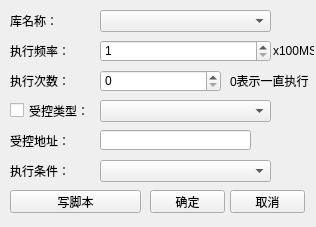
<?xml version="1.0" encoding="UTF-8"?>
<ui version="4.0">
 <class>scriptFun</class>
 <widget class="QDialog" name="scriptFun">
  <property name="geometry">
   <rect>
    <x>0</x>
    <y>0</y>
    <width>316</width>
    <height>227</height>
   </rect>
  </property>
  <property name="windowTitle">
   <string>Dialog</string>
  </property>
  <widget class="QLabel" name="label">
   <property name="geometry">
    <rect>
     <x>10</x>
     <y>10</y>
     <width>81</width>
     <height>21</height>
    </rect>
   </property>
   <property name="text">
    <string>库名称：</string>
   </property>
  </widget>
  <widget class="QComboBox" name="comboBox_name">
   <property name="geometry">
    <rect>
     <x>100</x>
     <y>10</y>
     <width>171</width>
     <height>22</height>
    </rect>
   </property>
  </widget>
  <widget class="QSpinBox" name="spinBox_freq">
   <property name="geometry">
    <rect>
     <x>100</x>
     <y>40</y>
     <width>171</width>
     <height>22</height>
    </rect>
   </property>
   <property name="minimum">
    <number>1</number>
   </property>
   <property name="maximum">
    <number>9999</number>
   </property>
   <property name="value">
    <number>1</number>
   </property>
  </widget>
  <widget class="QLabel" name="label_3">
   <property name="geometry">
    <rect>
     <x>10</x>
     <y>40</y>
     <width>81</width>
     <height>21</height>
    </rect>
   </property>
   <property name="text">
    <string>执行频率：</string>
   </property>
  </widget>
  <widget class="QLabel" name="label_4">
   <property name="geometry">
    <rect>
     <x>273</x>
     <y>43</y>
     <width>41</width>
     <height>16</height>
    </rect>
   </property>
   <property name="text">
    <string>x100MS</string>
   </property>
  </widget>
  <widget class="QCheckBox" name="checkBox_type">
   <property name="geometry">
    <rect>
     <x>10</x>
     <y>100</y>
     <width>81</width>
     <height>21</height>
    </rect>
   </property>
   <property name="text">
    <string>受控类型：</string>
   </property>
  </widget>
  <widget class="QComboBox" name="comboBox_type">
   <property name="geometry">
    <rect>
     <x>100</x>
     <y>100</y>
     <width>171</width>
     <height>22</height>
    </rect>
   </property>
  </widget>
  <widget class="QLabel" name="label_5">
   <property name="geometry">
    <rect>
     <x>10</x>
     <y>130</y>
     <width>81</width>
     <height>21</height>
    </rect>
   </property>
   <property name="text">
    <string>受控地址：</string>
   </property>
  </widget>
  <widget class="QLineEdit" name="lineEdit_addr">
   <property name="geometry">
    <rect>
     <x>100</x>
     <y>130</y>
     <width>151</width>
     <height>20</height>
    </rect>
   </property>
  </widget>
  <widget class="QPushButton" name="pushButton_addr">
   <property name="geometry">
    <rect>
     <x>252</x>
     <y>131</y>
     <width>16</width>
     <height>20</height>
    </rect>
   </property>
   <property name="text">
    <string/>
   </property>
   <property name="icon">
    <iconset resource="../../resourse.qrc">
     <normaloff>:/addressintput/images/address.bmp</normaloff>:/addressintput/images/address.bmp</iconset>
   </property>
   <property name="autoDefault">
    <bool>true</bool>
   </property>
   <property name="flat">
    <bool>true</bool>
   </property>
  </widget>
  <widget class="QLabel" name="label_6">
   <property name="geometry">
    <rect>
     <x>10</x>
     <y>160</y>
     <width>81</width>
     <height>21</height>
    </rect>
   </property>
   <property name="text">
    <string>执行条件：</string>
   </property>
  </widget>
  <widget class="QPushButton" name="pushButton_sure">
   <property name="geometry">
    <rect>
     <x>150</x>
     <y>190</y>
     <width>75</width>
     <height>23</height>
    </rect>
   </property>
   <property name="text">
    <string>确定</string>
   </property>
  </widget>
  <widget class="QPushButton" name="pushButton_cancel">
   <property name="geometry">
    <rect>
     <x>230</x>
     <y>190</y>
     <width>75</width>
     <height>23</height>
    </rect>
   </property>
   <property name="text">
    <string>取消</string>
   </property>
  </widget>
  <widget class="QLabel" name="label_7">
   <property name="geometry">
    <rect>
     <x>10</x>
     <y>70</y>
     <width>81</width>
     <height>21</height>
    </rect>
   </property>
   <property name="text">
    <string>执行次数：</string>
   </property>
  </widget>
  <widget class="QSpinBox" name="spinBox_count">
   <property name="geometry">
    <rect>
     <x>100</x>
     <y>70</y>
     <width>121</width>
     <height>22</height>
    </rect>
   </property>
   <property name="minimum">
    <number>0</number>
   </property>
   <property name="maximum">
    <number>65535</number>
   </property>
   <property name="value">
    <number>0</number>
   </property>
  </widget>
  <widget class="QPushButton" name="btn_new">
   <property name="geometry">
    <rect>
     <x>10</x>
     <y>190</y>
     <width>131</width>
     <height>23</height>
    </rect>
   </property>
   <property name="text">
    <string>写脚本</string>
   </property>
  </widget>
  <widget class="QLabel" name="label_8">
   <property name="geometry">
    <rect>
     <x>230</x>
     <y>70</y>
     <width>81</width>
     <height>21</height>
    </rect>
   </property>
   <property name="text">
    <string>0表示一直执行</string>
   </property>
  </widget>
  <widget class="QComboBox" name="comboBox_condition">
   <property name="geometry">
    <rect>
     <x>100</x>
     <y>160</y>
     <width>171</width>
     <height>22</height>
    </rect>
   </property>
  </widget>
 </widget>
 <resources>
  <include location="../../resourse.qrc"/>
 </resources>
 <connections/>
</ui>
